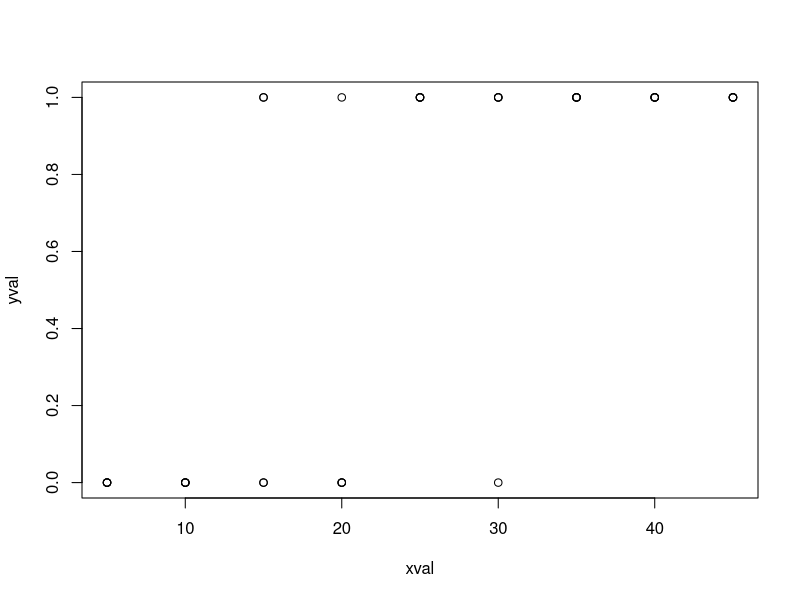

Source code (R):
#Script 6.6
#Generate data for a design with a continuous predictor, but
#a binary response variable. The relationship between the 
#probability of infection and the value of the predictor
#is assumed to be logistic, with coefficients defined by
#the researcher

rm(list=ls())

#We set up two variables containing the model parameters
#for our logistic curve. m1 is the rate turn, whilst
#m2 is the inflection point
m1 <- 0.1
m2 <- 20

#Set up our design
levels <- c(5,10,15,20,25,30,35,40,45)
reps <- c(4,4,4,4,4,4,4,4,4)
design <- rbind(levels,reps)
nlevels <- length(levels)

#Set up empty vectors to store our x and y values
xval<-c()
yval <-c()

#The loops to generate the dataset start here
#The outer loops goes through the number of levels
#whilst the inner loop goes around the number of
#replicates of the current level
	for(x in 1:nlevels) {
		for(r in 1:design[2,x]) {

#Generates the probability of infection of the current
#replicate based on the logistic curve
predicted <- 1/(1 + exp(-m1*(design[1,x] - m2)))
#Generates a y value by drawing a number from a binomial
#distribution. This will be a value of either 1 
#or 0, where 1 is infected, 0 is uninfected.
yval <-append(yval, (rbinom(1,1,predicted)))

#Adds the value for the predictor of the current replicate
#to the X vector.
xval <- append(xval, design[1,x])

		}
	}
#Nested loops end here. 

#Combines our vectors into a data frame
dataset <-data.frame(xval, yval)

#Carry out the analysis.Note we have split the line
#of code over two lines to make it easier to read 
#R will read it as a single line
analysis<- anova(glm(yval~xval, 
  family=binomial(link='logit'),data= dataset), test = 'Chisq')

#Display the data and the results of the analysis.
print(dataset)
print(analysis)
#Plot the data
plot(dataset)






